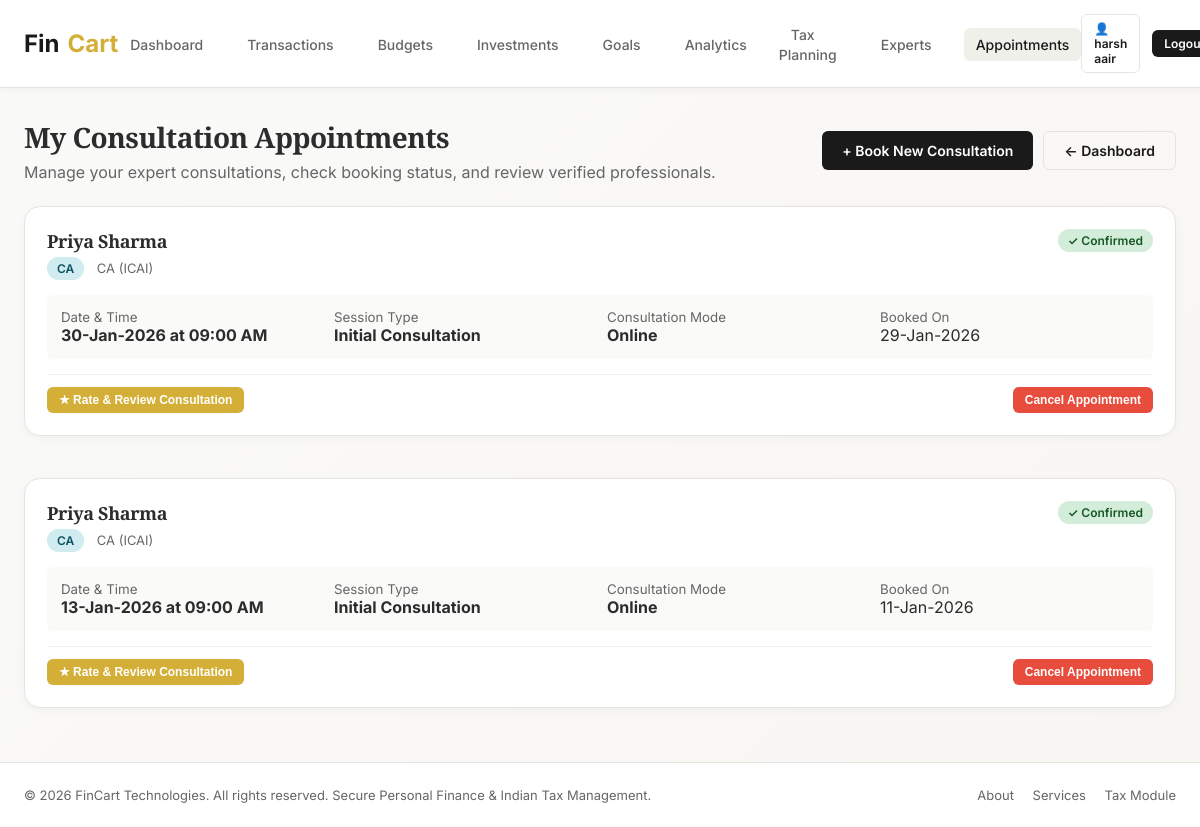
Page /my_appointments.php (signed in) on the earlier database version.
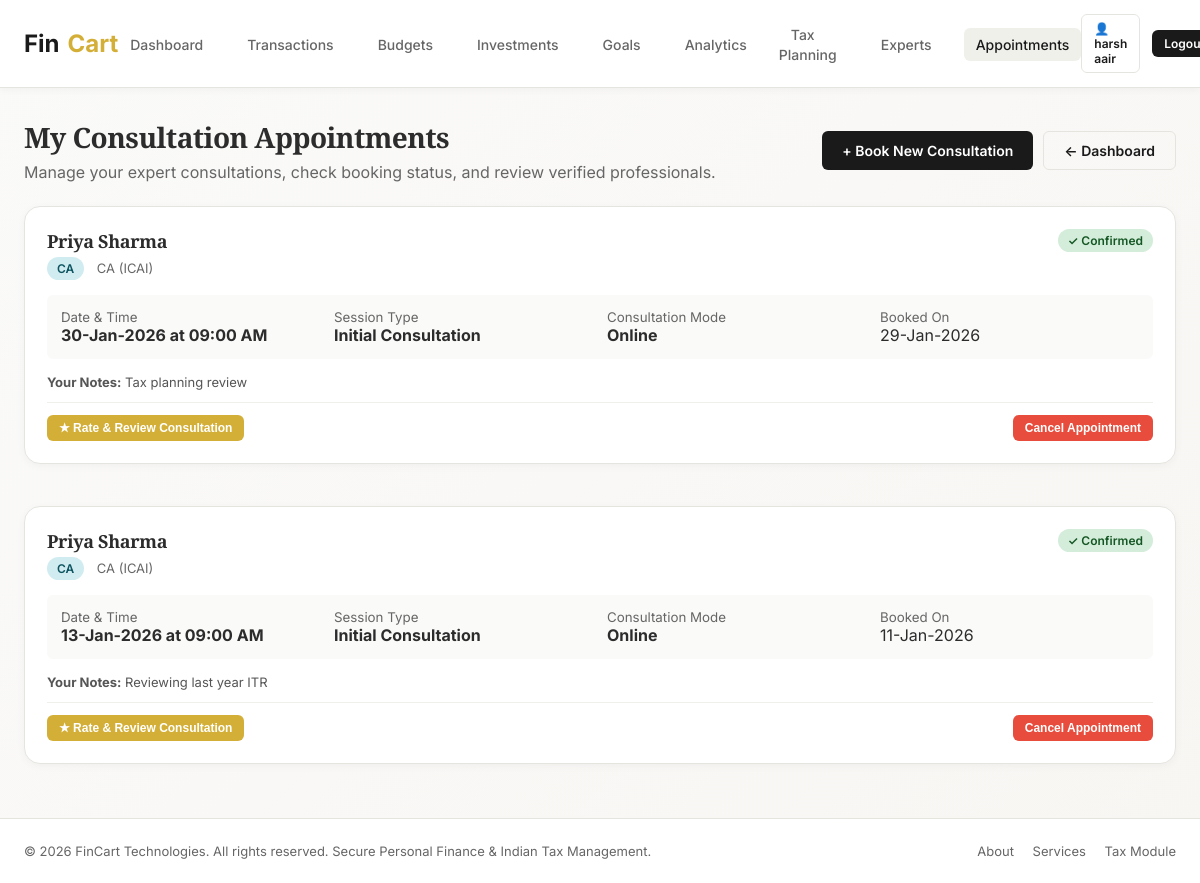
Same page on the later database version.
### tables this page shows
CREATE TABLE IF NOT EXISTS `appointments` (
  `id` int NOT NULL AUTO_INCREMENT,
  `professional_id` int NOT NULL,
  `user_id` int NOT NULL,
  `appointment_date` date NOT NULL,
  `appointment_time` time NOT NULL,
  `consultation_type` varchar(50) DEFAULT NULL,
  `consultation_mode` varchar(50) DEFAULT 'online',
  `notes` text,
  `status` varchar(20) DEFAULT 'pending',
  `rejection_reason` text,
  `created_at` timestamp NULL DEFAULT CURRENT_TIMESTAMP,
  PRIMARY KEY (`id`),
  KEY `professional_id` (`professional_id`),
  KEY `user_id` (`user_id`),
  CONSTRAINT `fk_apt_prof` FOREIGN KEY (`professional_id`) REFERENCES `professionals` (`id`) ON DELETE CASCADE,
  CONSTRAINT `fk_apt_user` FOREIGN KEY (`user_id`) REFERENCES `users` (`id`) ON DELETE CASCADE
);

CREATE TABLE IF NOT EXISTS `professionals` (
  `id` int NOT NULL AUTO_INCREMENT,
  `user_id` int DEFAULT NULL,
  `professional_type` varchar(50) NOT NULL,
  `name` varchar(100) NOT NULL,
  `qualification` varchar(100) DEFAULT NULL,
  `experience_years` int DEFAULT NULL,
  `specialization` varchar(100) DEFAULT NULL,
  `bio` text,
  `phone` varchar(20) DEFAULT NULL,
  `email` varchar(100) DEFAULT NULL,
  `address` text,
  `city` varchar(50) DEFAULT NULL,
  `state` varchar(50) DEFAULT NULL,
  `languages` varchar(200) DEFAULT NULL,
  `consultation_fee` decimal(15,2) DEFAULT NULL,
  `status` varchar(20) DEFAULT 'active',
  `created_at` timestamp NULL DEFAULT CURRENT_TIMESTAMP,
  PRIMARY KEY (`id`),
  UNIQUE KEY `user_id` (`user_id`),
  CONSTRAINT `fk_prof_user` FOREIGN KEY (`user_id`) REFERENCES `users` (`id`) ON DELETE SET NULL
);

### my_appointments.php (the view, shortened to what the changed rows need)
<?php
include 'db.php';
$user_id = $_SESSION['user_id'];
$stmt = $conn->prepare("
    SELECT a.*, p.name as professional_name, p.professional_type, p.qualification, p.phone as prof_phone,
           r.rating as user_rating, r.review_text as user_review
    FROM appointments a
    JOIN professionals p ON a.professional_id = p.id
    LEFT JOIN professional_ratings r ON r.appointment_id = a.id AND r.user_id = a.user_id
    WHERE a.user_id = ?
    ORDER BY a.appointment_date DESC, a.appointment_time DESC
");
$stmt->bind_param('i', $user_id);
$stmt->execute();
$appointments = $stmt->get_result();
include "includes/header.php";
?>
<div class="main-content">
    <div style="display: flex; justify-content: space-between; align-items: center; margin-bottom: 24px; flex-wrap: wrap; gap: 15px;">
        <div>
            <h1 style="font-size: 28px; margin-bottom: 6px;">My Consultation Appointments</h1>
        </div>
    </div>
    <?php if ($appointments->num_rows > 0): ?>
        <div style="display: grid; gap: 18px;">
            <?php while ($apt = $appointments->fetch_assoc()): ?>
                <div class="card" style="padding: 22px;">
                    <div style="display: flex; justify-content: space-between; align-items: flex-start; margin-bottom: 15px; flex-wrap: wrap; gap: 10px;">
                        <div>
                            <h3 style="font-size: 18px; margin-bottom: 4px;"><?php echo htmlspecialchars($apt['professional_name']); ?></h3>
                            <span class="badge badge-info"><?php echo htmlspecialchars($apt['professional_type']); ?></span>
                            <span style="color: #666; font-size: 13px; margin-left: 8px;"><?php echo htmlspecialchars($apt['qualification'] ?? ''); ?></span>
                        </div>
                        <div>
                            <?php
                            $st = strtolower($apt['status']);
                            if ($st === 'confirmed') echo '<span class="badge badge-success">&#10003; Confirmed</span>';
                            elseif ($st === 'pending') echo '<span class="badge badge-warning">&#9203; Pending Approval</span>';
                            elseif ($st === 'cancelled') echo '<span class="badge badge-danger">Cancelled</span>';
                            elseif ($st === 'rejected') echo '<span class="badge badge-danger">Declined</span>';
                            else echo '<span class="badge badge-info">' . ucfirst($st) . '</span>';
                            ?>
                        </div>
                    </div>
                    <div style="display: grid; grid-template-columns: repeat(auto-fit, minmax(180px, 1fr)); gap: 14px; background: var(--off-white); padding: 14px; border-radius: var(--radius-sm); margin-bottom: 15px;">
                        <div>
                            <small style="color: var(--text-muted); display: block;">Date & Time</small>
                            <strong><?php echo date('d-M-Y', strtotime($apt['appointment_date'])); ?> at <?php echo date('h:i A', strtotime($apt['appointment_time'])); ?></strong>
                        </div>
                        <div>
                            <small style="color: var(--text-muted); display: block;">Session Type</small>
                            <strong><?php echo htmlspecialchars($apt['consultation_type']); ?></strong>
                        </div>
                        <div>
                            <small style="color: var(--text-muted); display: block;">Consultation Mode</small>
                            <strong><?php echo htmlspecialchars(ucfirst($apt['consultation_mode'] ?? 'online')); ?></strong>
                        </div>
                        <div>
                            <small style="color: var(--text-muted); display: block;">Booked On</small>
                            <span><?php echo date('d-M-Y', strtotime($apt['created_at'])); ?></span>
                        </div>
                    </div>
                    <?php if (!empty($apt['notes'])): ?>
                        <p style="font-size: 13px; color: #555; margin-bottom: 12px;">
                            <strong>Your Notes:</strong> <?php echo htmlspecialchars($apt['notes']); ?>
                        </p>
                    <?php endif; ?>
                    <div style="display: flex; justify-content: space-between; align-items: center; border-top: 1px solid var(--border-light); padding-top: 12px; flex-wrap: wrap; gap: 10px;">
                        <div>
                            <?php if ($apt['status'] === 'confirmed'): ?>
                                <?php if (!empty($apt['user_rating'])): ?>
                                    <div style="font-size: 14px; color: #f39c12;">
                                        <?php echo str_repeat('★', (int)$apt['user_rating']) . str_repeat('☆', 5 - (int)$apt['user_rating']); ?>
                                        <span style="color: #444; font-size: 13px; margin-left: 6px;">Your Rating (<?php echo (int)$apt['user_rating']; ?>/5)</span>
                                        <?php if (!empty($apt['user_review'])): ?>
                                            <div style="font-size: 12px; color: #666; font-style: italic; margin-top: 3px;">
                                                "<?php echo htmlspecialchars($apt['user_review']); ?>"
                                            </div>
                                        <?php endif; ?>
                                    </div>
                                <?php else: ?>
                                    <button
                                        type="button"
                                        class="btn btn-accent btn-sm"
                                        onclick="openReviewModal(<?php echo (int)$apt['id']; ?>, <?php echo (int)$apt['professional_id']; ?>, '<?php echo addslashes($apt['professional_name']); ?>')">
                                        ★ Rate & Review Consultation
                                    </button>
                                <?php endif; ?>
                            <?php endif; ?>
                        </div>
                        <div>
                            <?php if (!in_array($apt['status'], ['cancelled', 'rejected'])): ?>
                                <form method="POST" action="cancel_appointment.php" onsubmit="return confirm('Are you sure you want to cancel this appointment?');" style="display: inline;">
                                    <button type="submit" class="btn btn-danger btn-sm">Cancel Appointment</button>
                                </form>
                            <?php else: ?>
                                <a href="booking.php?professional_id=<?php echo (int)$apt['professional_id']; ?>" class="btn btn-secondary btn-sm">Book Again</a>
                            <?php endif; ?>
                        </div>
                    </div>
                </div>
            <?php endwhile; ?>
        </div>
    <?php endif; ?>
</div>
<?php include "includes/footer.php"; ?>

Differences in the rows shown:
changed appointments: notes (not shown) → "Tax planning review"
changed appointments: notes (not shown) → "Reviewing last year ITR"
